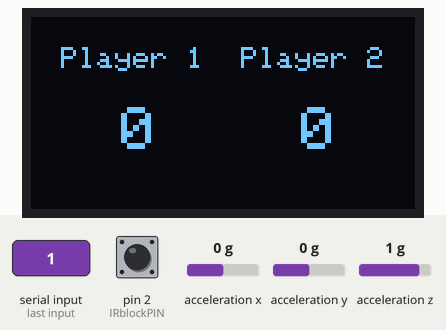
Bench run of a sketch on a simulated Arduino Uno, built with avr-gcc and run on an emulated ATmega328P. Shown: 128×64 one-colour display. The test bench sets the inputs (shaded band); at power-on: acceleration x 0 g, acceleration y 0 g, pin 2 (IRblockPIN) HIGH, acceleration z 1 g. No radio packets arrive unless stated; what the sketch prints to the serial monitor is not drawn.

3.3 s: "1" received over Serial
Above: at 4.4 s.
4.8 s: acceleration x set to -1.4 g
7.8 s: acceleration y set to -0.8 g
Timing chart, 0 to 10.8 s (numbered marks = the images above; inputs shaded):
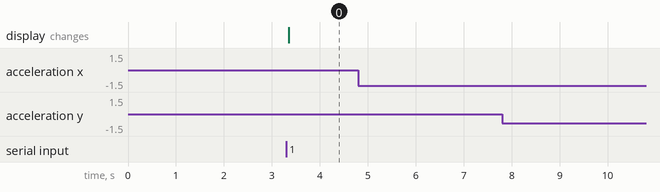

Measured:
- after the input at 3.3 s, the display: changes after 0.05 s (image 0)
- after the input at 4.8 s, every drawn part: stays the same
- after the input at 7.8 s, every drawn part: stays the same

The sketch:

Player_1_datarecieve.ino
```cpp
#include <Adafruit_SSD1306.h>
#include <Adafruit_GFX.h>

#include <SPI.h>
#include <nRF24L01.h>
#include <RF24.h>

#include <Wire.h>
#include <Adafruit_Sensor.h>
#include <Adafruit_ADXL345_U.h>

#define SCREEN_WIDTH 128 // OLED display width, in pixels
#define SCREEN_HEIGHT 64 // OLED display height, in pixels

// Declaration for an SSD1306 display connected to I2C
Adafruit_SSD1306 display(SCREEN_WIDTH, SCREEN_HEIGHT, &Wire, 4);

String val; // Data received from the serial port
boolean recieved_score = true; // Checks if a point has already been given to a player
int P1Score = 0;
int P2Score = 0;

// Below are 3 game state variables in ASCII code, for interpreting data from Processing
int P1_CONST = 50;
int P2_CONST = 53;
int RESET_CONST = 56;

RF24 radio(7, 8); // CE, CSN

int IRblockPIN = 2;       //Use Digital PIN 2 for IR sensor
int IRblockStatus = LOW; //LOW means obstacle

Adafruit_ADXL345_Unified accel = Adafruit_ADXL345_Unified(12345); // to access accelerometer data


const byte address[6]="00001"; // information pipeline to recieve data from player 2

float x_acc = 0;
float y_acc = 0;
float z_acc = 0;

float x_acc_final = 0;
float y_acc_final = 0;
float z_acc_final = 0;

float filter_factor = 0.5; //


void setup()
{
  pinMode(IRblockPIN, INPUT);

  Serial.begin(9600);
  if(!accel.begin())
  {
    // There was a problem detecting the ADXL345 ... check your connections
    Serial.println("Ooops, no ADXL345 detected ... Check your wiring!");
    while(1);
  }
  // There was a problem with the OLED display
  if(!display.begin(SSD1306_SWITCHCAPVCC, 0x3D)) { // Address 0x3D for 128x64
    Serial.println(F("SSD1306 allocation failed"));
    for(;;);
  }
  // Clears display buffer, initiates screen and sets text color
  display.clearDisplay();
  display.display();
  delay(2000);
  display.setTextColor(WHITE);


  // Selects accelerometer range
  accel.setRange(ADXL345_RANGE_2_G);

  // Initiates radio to start listening
  radio.begin();
  radio.openReadingPipe(1, address);
  radio.setPALevel(RF24_PA_MAX);
  radio.startListening();
}

void loop(){

  display.clearDisplay();

  if (Serial.available()){
     val = Serial.read(); // if information is available from Processing, save to val
      if (recieved_score == false){ // if no point has been given, check if a point is to be given

        if (String(val) == String(P1_CONST)){
          P1Score += 1;
          recieved_score = true; // makes sure only one point is given at a time
        }

        if (String(val) == String(P2_CONST)){
          P2Score += 1;
          recieved_score = true;
        }
       } else {
        if (String(val) == String(RESET_CONST)){
          recieved_score = false;
        }
      }
      if (String(val) == "1") { // if Processing says the game is over, reset score
        P1Score = 0;
        P2Score = 0;
     }

     drawScore(); // updates the OLED
    }

  IRblockStatus = digitalRead(IRblockPIN); // Checks if IR sensor detects obstacle or not, to pass onto Processing


  sensors_event_t event;
  accel.getEvent(&event); // access accelerometer data

  // filters accelerometer values and prints them
  x_acc = event.acceleration.x;
  x_acc_final = (x_acc_final *(1-filter_factor)) + (x_acc * filter_factor);
  Serial.print(x_acc_final);
  Serial.print(',');
  y_acc = event.acceleration.y;
  y_acc_final = (y_acc_final *(1-filter_factor)) + (y_acc * filter_factor);
  Serial.print(y_acc_final);
  Serial.print(',');
  z_acc = event.acceleration.z;
  z_acc_final = (z_acc_final *(1-filter_factor)) + (z_acc * filter_factor);
  Serial.print(z_acc_final);
  Serial.print(',');

  // If obstacle, pass false, else pass true
  if (IRblockStatus == LOW)
  {
    Serial.print(false);
    Serial.print(",");
  }
  else
  {
    Serial.print(true);
    Serial.print(",");
  }

  // saves incoming transmission from player 2
  char text[32] = "";
  radio.read(&text, sizeof(text));

  // prints player 2 information
  if(String(text) != "")
  {
    Serial.println(text);
  } else {
    // in case of packet loss, print new line
    Serial.println();
  }
}

void drawScore() { // draws the player scores in an appropriate way
  display.clearDisplay();
  display.setTextSize(1);
  display.setCursor(10, 10);
  display.print("Player 1");

  display.setTextSize(2);
  display.setCursor(30, 30);
  display.print(P1Score);

  display.setTextSize(1);
  display.setCursor(70, 10);
  display.print("Player 2");

  display.setTextSize(2);
  display.setCursor(90, 30);
  display.print(P2Score);

  display.display();
}
```
